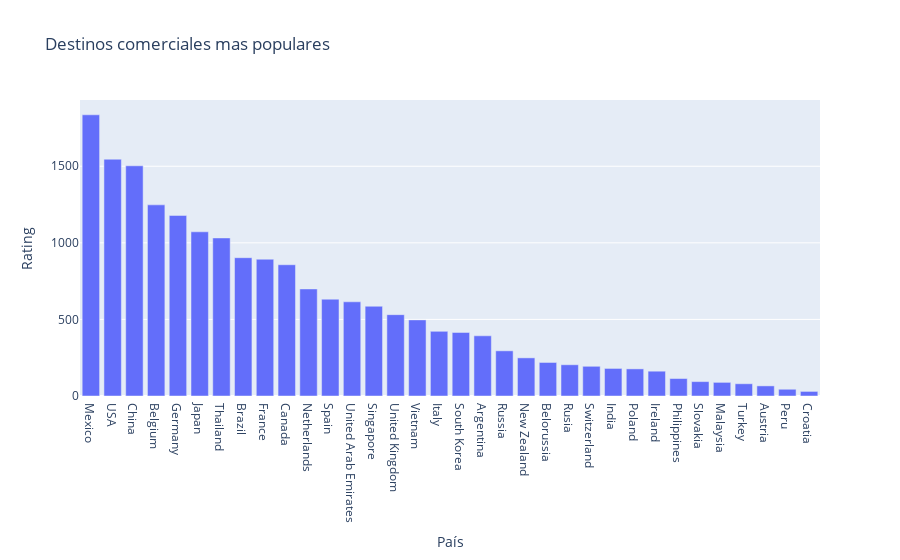

Notebook cell for this chart:
### Markdown cell above
Plotly plot

### Code cell
fig1 = px.bar(df_destinos, x = df_destinos.index, y = 'Rating', title='Destinos comerciales mas populares')
fig1.show()

### Figure 1 — Plotly figure (JSON) as saved in the notebook; plotly's stock layout.template omitted (floating-point values rounded to 4 significant figures)
{"data": [{"alignmentgroup": "True", "hovertemplate": "País=%{x}<br>Rating=%{y}<extra></extra>", "legendgroup": "", "marker": {"color": "#636efa", "pattern": {"shape": ""}}, "name": "", "offsetgroup": "", "orientation": "v", "showlegend": false, "textposition": "auto", "type": "bar", "x": ["Mexico", "USA", "China", "Belgium", "Germany", "Japan", "Thailand", "Brazil", "France", "Canada", "Netherlands", "Spain", "United Arab Emirates", "Singapore", "United Kingdom", "Vietnam", "Italy", "South Korea", "Argentina", "Russia", "New Zealand", "Belorussia", "Rusia", "Switzerland", "India", "Poland", "Ireland", "Philippines", "Slovakia", "Malaysia", "Turkey", "Austria", "Peru", "Croatia"], "xaxis": "x", "y": [1836, 1546, 1503, 1248, 1179, 1072, 1032, 903, 893, 857, 699, 632, 615, 586, 531, 497, 422, 415, 393, 295, 249, 219, 204, 194, 180, 177, 162, 114, 94, 89, 80, 66, 44, 30], "yaxis": "y"}], "layout": {"barmode": "relative", "legend": {"tracegroupgap": 0}, "title": {"text": "Destinos comerciales mas populares"}, "xaxis": {"anchor": "y", "domain": [0, 1], "title": {"text": "País"}}, "yaxis": {"anchor": "x", "domain": [0, 1], "title": {"text": "Rating"}}}}
